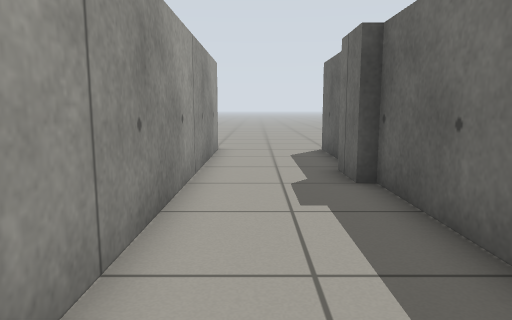
view 1 (above)

12 first-person views from a walk through a Gazebo world. The camera is 0.72 m above the floor, tilts 8° down and sees 70° across. The floor is counted in squares, 0.5 m on a side. Each view is taken from the middle of a square. On the plan, view 1 faces up. The plan holds only what a view shows up to about 16 squares ahead; the rest is blank.

view 2
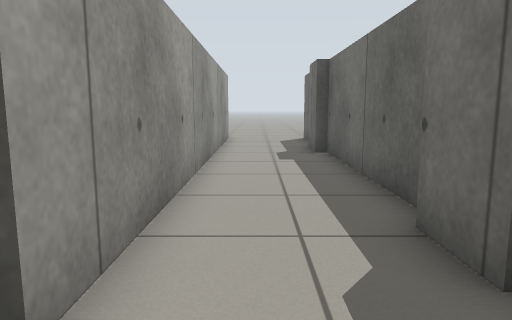

view 3
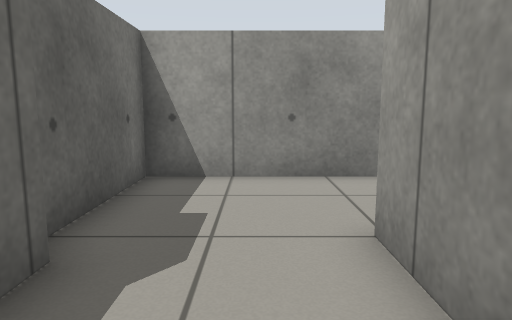

view 4
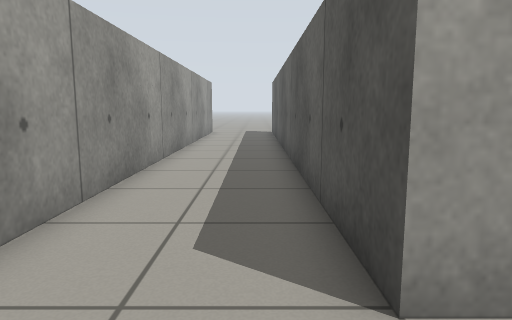

view 5
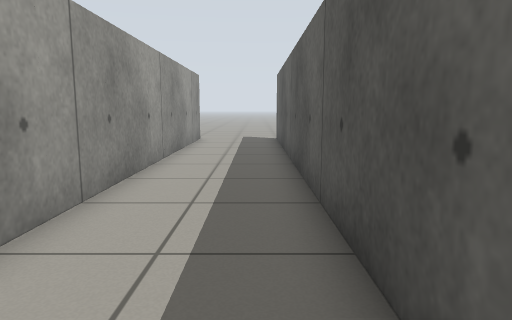

view 6
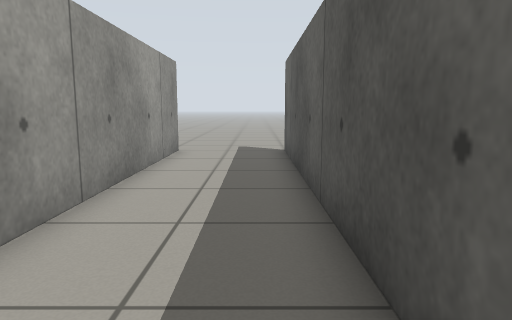

view 7
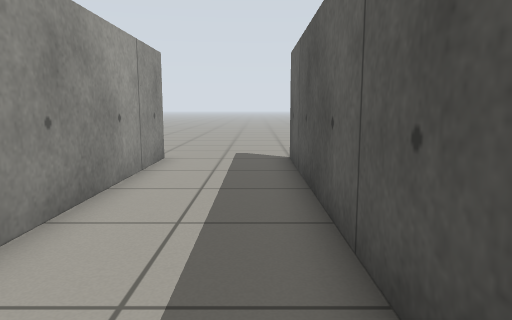

view 8
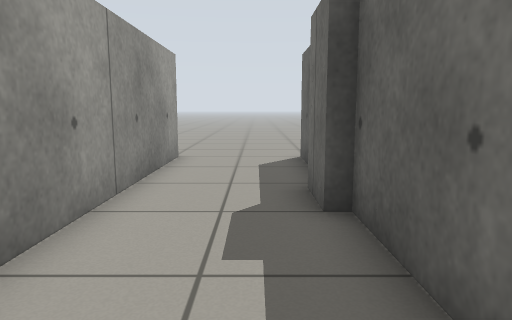

view 9
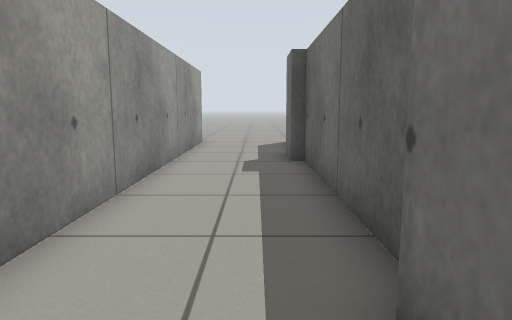

view 10
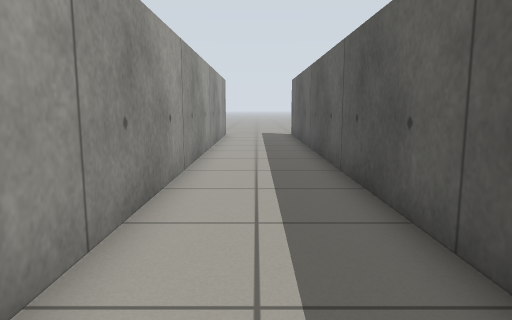

view 11
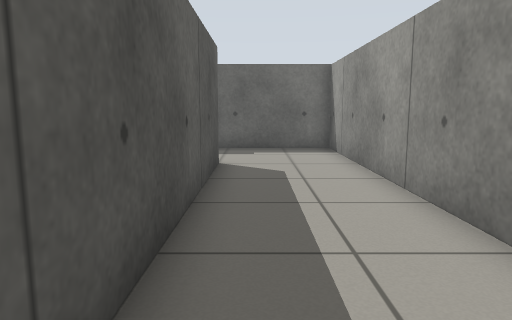

view 12
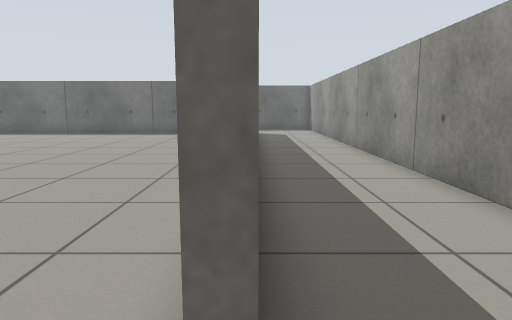

### Floor plan
Points are (right, up) in squares from view 1. A wall is a line through its corners. A room is listed if a view was taken in it or the views show most of it. See-through windows are left out.
Room 1 (views 1, 2, 3, 4, 5, 6, 7, 8, 9, 10, 11)
walls: (2, -2.4) (2, -0.6); (2.4, 0.1) (2.4, 7); (2, 7) (2, 8.6); (-21.8, -6.7) (2.4, -6.7) (2.4, -2.6); (2.4, 10.2) (2.4, 13); (-1.3, 13) (-1.3, -3) (-21.7, -3)
ways out: opening at (-22.5, -3) to room 2; opening at (-22.5, -7); opening at (2, 13.5)
Room 2 (view 12)
walls: (-21.7, -3) (-21.7, -2.6)
ways out: opening at (-22.5, -3) to room 1

Positions as (right, up) in squares from view 1, and headings:
1: (0, 0), facing up
2: (0, -5), facing up
3: (0, 1), facing down
4: (1, -4), facing left
5: (-4, -4), facing left
6: (-9, -4), facing left
7: (-11, -4), facing left
8: (1, 2), facing up
9: (1, -3), facing up
10: (-1, -5), facing left
11: (-11, -4), facing right
12: (-23, -3), facing right
